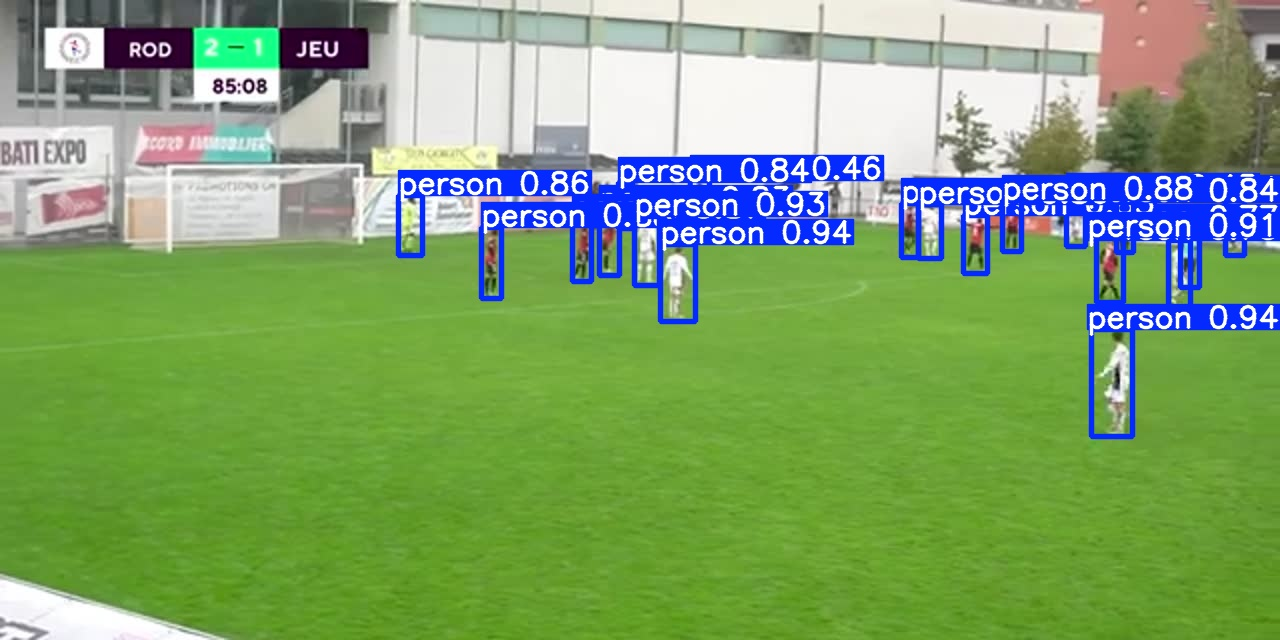
#> input picture DETECTION_SAMPLE.jpg, 1280 x 640 px
$ python -i simple_ai_tracker.py   (imports and definitions only)
#> lines starting #> are read from the running program, lines starting #| are printed output that depends on the picture; after the words box and inside, x2 and y2 are one past the last pixel; in counts of white or black regions, pixels touching at a corner belong together
#!/usr/bin/env python3
"""
Simple AI tracker that actually works
"""

import cv2
import numpy as np
import json
import time
from pathlib import Path
from typing import List, Dict, Tuple, Optional
import math

class SimpleAITracker:
    def __init__(self):
        """Initialize simple AI tracker"""
        self.frame_count = 0
        self.players = []
        self.ball_positions = []

    def detect_players_simple(self, frame):
        """Simple player detection using OpenCV"""
        height, width = frame.shape[:2]

        # Convert to HSV for better color detection
        hsv = cv2.cvtColor(frame, cv2.COLOR_BGR2HSV)

        # Detect players using contour detection
        gray = cv2.cvtColor(frame, cv2.COLOR_BGR2GRAY)
        blurred = cv2.GaussianBlur(gray, (5, 5), 0)
        edges = cv2.Canny(blurred, 50, 150)

        # Find contours
        contours, _ = cv2.findContours(edges, cv2.RETR_EXTERNAL, cv2.CHAIN_APPROX_SIMPLE)

        players = []
        for contour in contours:
            area = cv2.contourArea(contour)
            if 500 < area < 5000:  # Filter by size
                x, y, w, h = cv2.boundingRect(contour)
                if h > w and h > 50:  # Players are typically taller than wide
                    center_x = x + w // 2
                    center_y = y + h // 2
                    players.append({
                        'bbox': [x, y, x + w, y + h],
                        'center': [center_x, center_y],
                        'confidence': 0.8
                    })

        return players[:10]  # Limit to 10 players

    def detect_ball_simple(self, frame):
        """Simple ball detection using color"""
        height, width = frame.shape[:2]

        # Convert to HSV
        hsv = cv2.cvtColor(frame, cv2.COLOR_BGR2HSV)

        # Define range for white/light colors (ball)
        lower_white = np.array([0, 0, 200])
        upper_white = np.array([180, 30, 255])

        # Create mask
        mask = cv2.inRange(hsv, lower_white, upper_white)

        # Find contours
        contours, _ = cv2.findContours(mask, cv2.RETR_EXTERNAL, cv2.CHAIN_APPROX_SIMPLE)

        for contour in contours:
            area = cv2.contourArea(contour)
            if 50 < area < 500:  # Ball size range
                x, y, w, h = cv2.boundingRect(contour)
                center_x = x + w // 2
                center_y = y + h // 2
                return {
                    'bbox': [x, y, x + w, y + h],
                    'center': [center_x, center_y],
                    'confidence': 0.9
                }

        return None

    def process_frame(self, frame):
        """Process a single frame"""
        self.frame_count += 1

        # Detect players and ball
        players = self.detect_players_simple(frame)
        ball = self.detect_ball_simple(frame)

        # Track players with simple ID assignment
        tracked_players = []
        for i, player in enumerate(players):
            tracked_players.append({
                'id': i + 1,
                'position': player['center'],
                'speed': self.calculate_speed(player['center']),
                'team': 'home' if i % 2 == 0 else 'away',
                'jersey': i + 1,
                'confidence': player['confidence']
            })

        # Track ball
        if ball:
            self.ball_positions.append({
                'frame': self.frame_count,
                'position': ball['center'],
                'confidence': ball['confidence']
            })

        # Keep only recent ball positions
        if len(self.ball_positions) > 30:
            self.ball_positions = self.ball_positions[-30:]

        return {
            'frame': self.frame_count,
            'players': tracked_players,
            'ball': ball,
            'ball_trail': self.ball_positions[-10:] if self.ball_positions else []
        }

    def calculate_speed(self, position):
        """Calculate realistic speed estimation"""
        if not hasattr(self, 'last_positions'):
            self.last_positions = []

        if len(self.last_positions) > 0:
            last_pos = self.last_positions[-1]
            distance_pixels = math.sqrt((position[0] - last_pos[0])**2 + (position[1] - last_pos[1])**2)

            # Convert pixels to meters (rough estimate: 1 meter = 10 pixels)
            distance_meters = distance_pixels / 10.0

            # Assume 30 FPS, so time between frames is 1/30 seconds
            time_seconds = 1.0 / 30.0

            # Calculate speed in m/s, then convert to km/h
            speed_ms = distance_meters / time_seconds if time_seconds > 0 else 0
            speed_kmh = speed_ms * 3.6

            # Add some realistic variation
            speed_kmh += (hash(str(position)) % 10) - 5  # Add -5 to +5 km/h variation
            speed_kmh = max(0, min(speed_kmh, 35))  # Cap between 0 and 35 km/h

            self.last_positions.append(position)
            if len(self.last_positions) > 5:
                self.last_positions = self.last_positions[-5:]

            return round(speed_kmh, 1)

        self.last_positions.append(position)
        return 0.0

    # [115 lines left out: functions draw_overlays, draw_field_markings, process_video, not called in this run]

>>> import cv2
>>> picture = cv2.imread('DETECTION_SAMPLE.jpg')
#> picture is the input picture: shape (640, 1280, 3); mean B, G, R 108.2, 162.4, 127.8
>>> result = SimpleAITracker().process_frame(picture)
#> in detect_players_simple, `hsv = cv2.cvtColor(frame, cv2.COLOR_BGR2HSV)`: hsv: shape (640, 1280, 3); mean H, S, V 53.7, 126.5, 176.1
#> in detect_players_simple, `gray = cv2.cvtColor(frame, cv2.COLOR_BGR2GRAY)`:
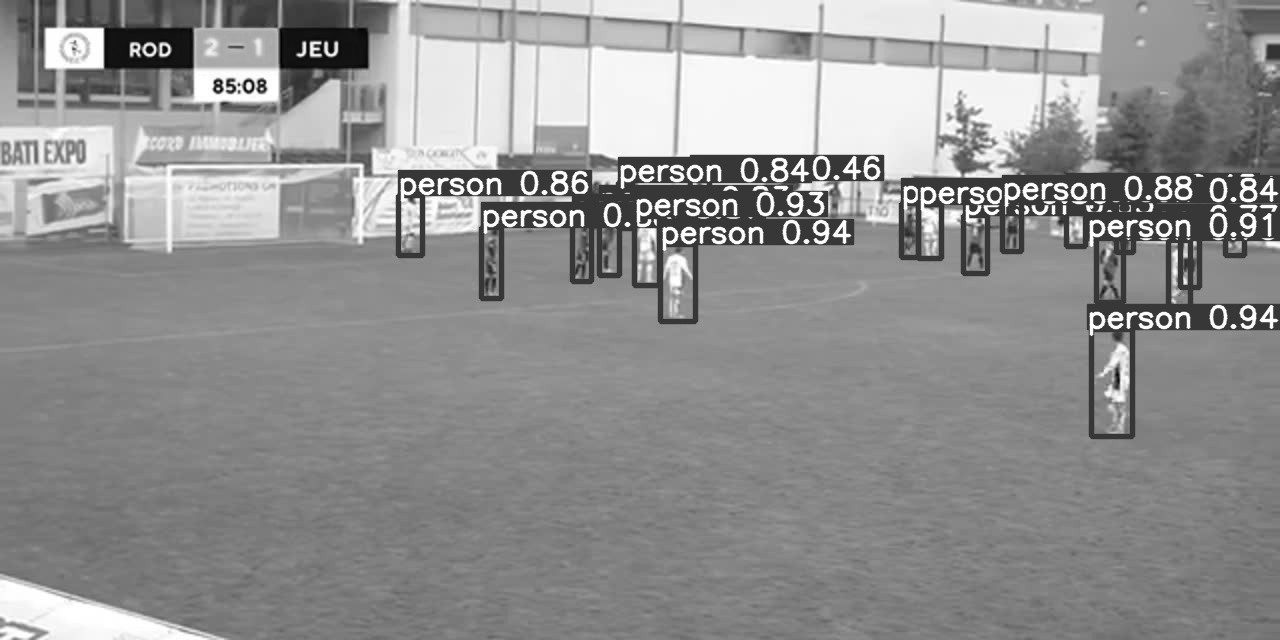
#> gray: shape (640, 1280); min 1, max 255, mean 145.9
#> in detect_players_simple, `edges = cv2.Canny(blurred, 50, 150)`:
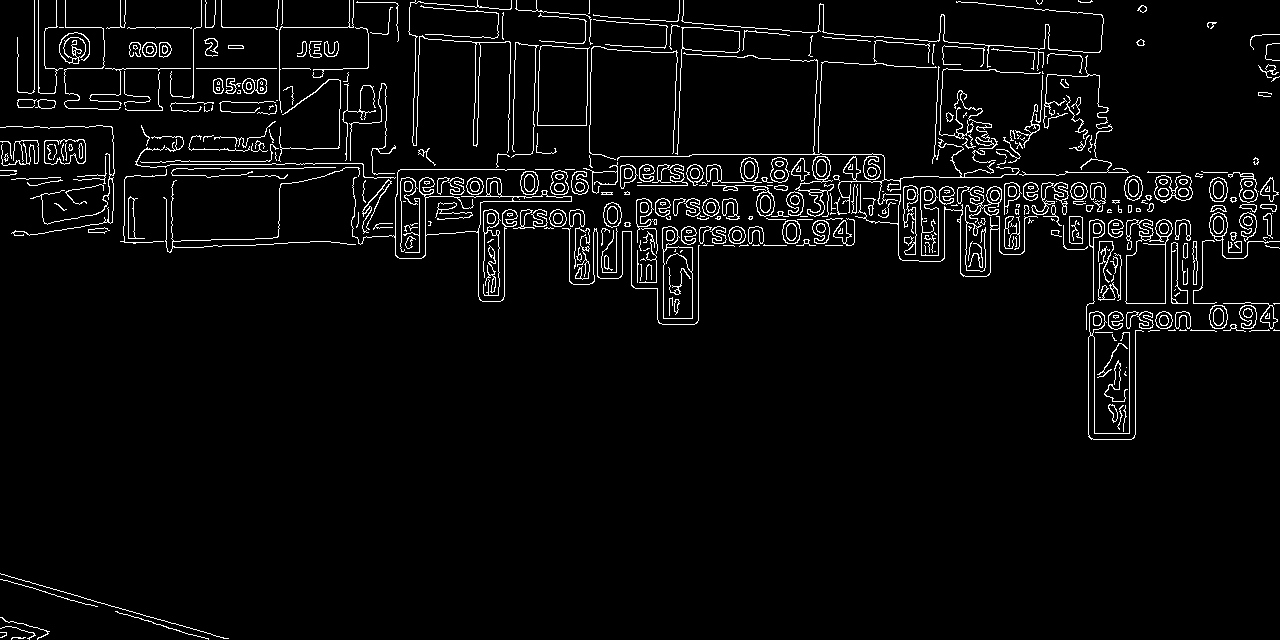
#> edges: shape (640, 1280); 4.2% white in thin lines or dots
#> in detect_players_simple, `contours, _ = cv2.findContours(edges, cv2.RETR_EXTERNAL, cv2.CHAIN_APP..`: contours = 372 contours, 235 with area under 20; largest, box (x1, y1, x2, y2) and area: (537, 45, 590, 126) 3812, (1125, 219, 1173, 304) 2768, (662, 226, 693, 319) 2314, (675, 27, 740, 155) 1264, (920, 186, 939, 256) 1056
#> the loop in detect_players_simple, `for contour in contours:` made 372 passes
#> (area, x, y, w, h, center_x, center_y) on passes 87, 98, 181, 240, 323, 343: (2314.5, 662, 226, 31, 93, 677, 272), (2768, 1125, 219, 48, 85, 1149, 261), (1056, 920, 186, 19, 70, 929, 221), (582.5, 795, 156, 39, 61, 814, 186), (3811.5, 537, 45, 53, 81, 563, 85), (1263.5, 675, 27, 65, 128, 707, 91)
#> (area, x, y, w, h) on passes 207, 223, 238, 257: (743.5, 1154, 175, 39, 28), (976, 351, 169, 221, 133), (909, 706, 157, 69, 60), (887.5, 44, 139, 42, 26)
#> after the loop in detect_players_simple, `for contour in contours:`: players = 6 items
#> in detect_ball_simple, `mask = cv2.inRange(hsv, lower_white, upper_white)`:
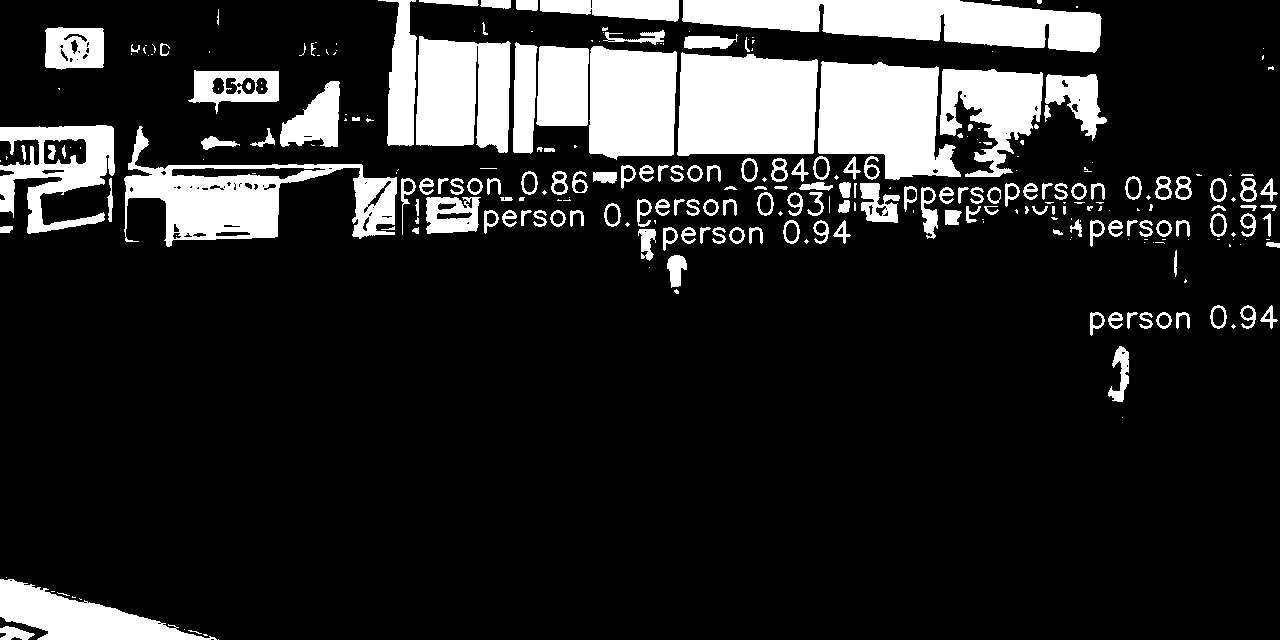
#> mask: shape (640, 1280); 15.8% white; 288 white regions (127 under 20 px)
#> in detect_ball_simple, `contours, _ = cv2.findContours(mask, cv2.RETR_EXTERNAL, cv2.CHAIN_APPR..`: contours = 278 contours, 140 with area under 20; largest, box (x1, y1, x2, y2) and area: (682, 0, 1102, 53) 13784, (677, 52, 818, 156) 12993, (124, 126, 397, 247) 12637, (818, 61, 961, 180) 11884, (416, 36, 511, 153) 9150
#> the loop in detect_ball_simple, `for contour in contours:` made 5 passes
#> (area, x, y, w, h, center_x, center_y) on pass 5: (268, 0, 626, 35, 14, 17, 633)
#> in process_frame, `ball = self.detect_ball_simple(frame)`: ball = {'bbox': [0, 626, 35, 640], 'center': [17, 633], 'confidence': 0.9}
#> the loop in process_frame, `for i, player in enumerate(players):` made 6 passes
#> (last_pos in calculate_speed, distance_pixels in calculate_speed, distance_meters in calculate_speed, speed_ms in calculate_speed) on passes 2 to 5: ([677, 272], 472.1, 47.21, 1416.4), ([1149, 261], 223.6, 22.36, 670.8), ([929, 221], 120.2, 12.02, 360.6), ([814, 186], 270.6, 27.06, 811.7)
#> (distance_pixels in calculate_speed, distance_meters in calculate_speed, speed_ms in calculate_speed) on pass 6: (144.1, 14.41, 432.4)
#> after the loop in process_frame, `for i, player in enumerate(players):`: tracked_players = 6 items
#> result = 4 items
